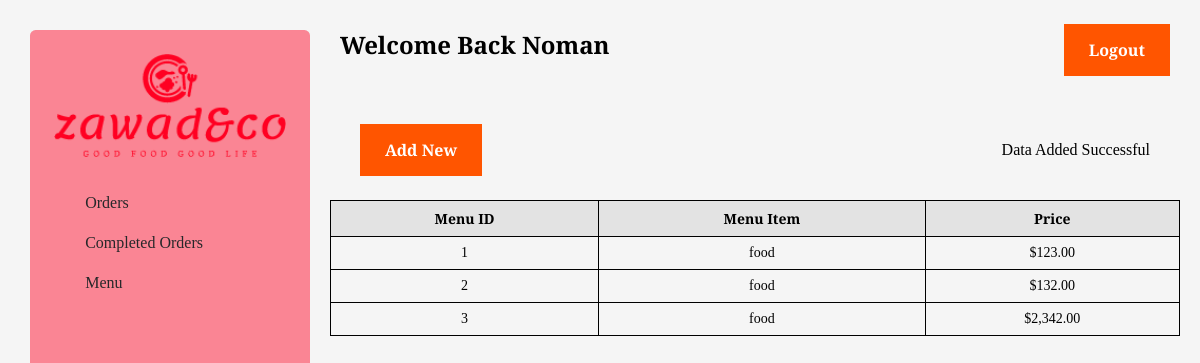
The page /menu.php (signed in) on the database as committed earlier.
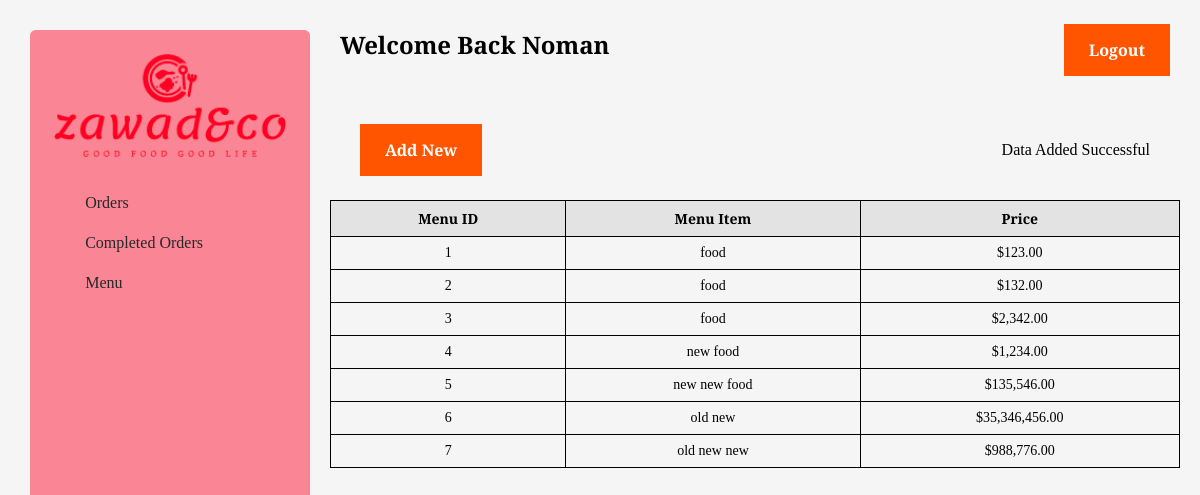
The same page on the database as committed later.
### tables this page shows
CREATE TABLE `menu` (
  `menu_id` int(11) NOT NULL,
  `menu_name` varchar(255) NOT NULL,
  `menu_price` int(10) NOT NULL,
  `menu_disc` varchar(255) NOT NULL
);

### menu.php (the view, shortened to what this page needs)
<?php
include_once('./connect.php');
include("./assets/sections/dashboard-header.php");
$query = "SELECT * FROM menu";
$result = mysqli_query($conn, $query);
?>
<div class="dashboard-header">
    <button onclick="redirectToMenuPage()" class="btn">Add New</button>
    <p class="database-message"> Data Added Successful</p>
</div>
<table class="dashboard-table">
    <thead>
        <tr>
            <th>Menu ID</th>
            <th>Menu Item</th>
            <th>Price</th>
        </tr>
    </thead>
    <tbody>
        <?php
        while ($row = mysqli_fetch_assoc($result)) {
            $menu_id = $row['menu_id'];
            $menu_name = $row['menu_name'];
            $menu_price = $row['menu_price'];
        ?>
            <tr>
                <td><?= $menu_id ?></td>
                <td><?= $menu_name ?></td>
                <td>$<?= number_format($menu_price, 2) ?></td>
            </tr>
        <?php
        }
        ?>
    </tbody>
</table>
<?php include("./assets/sections/dashboard-footer.php"); ?>

### assets/sections/dashboard-header.php (shortened to what this page needs)
<!DOCTYPE html>
<html lang="en">
<head>
    <link rel="stylesheet" href="./assets/css/styles.css" />
</head>
<body>
    <div class="dashboard-container">
        <div class="dashboard-main">
            <div class="sidebar-wrapper">
                <div class="sidebar">
                    <div class="sidebar-head">
                        <img src="./assets/images/logo.png" alt="" class="logo">
                    </div>
                    <div class="sidebar-content">
                        <div class="menu-wrapper">
                            <ul class="vertical-menu">
                                <li class="menu-link"><a href="./dashboard.php">Orders</a></li>
                                <li class="menu-link"><a href="./complete-order.php">Completed Orders</a></li>
                                <li class="menu-link"><a href="./menu.php">Menu</a></li>
                            </ul>
                        </div>
                    </div>
                </div>
            </div>
            <div class="dashboard-content">
                <div class="dashboard-contant-wrapper">
                    <div class="dashboard-header">
                            <h3>Welcome Back <?= $_SESSION["stuff_name"] ?></h3>
                            <button class="btn"><a href="login.html">Logout</a></button>
                    </div>
                    <div class="dashboard-inner">

### assets/sections/dashboard-footer.php (shortened to what this page needs)
</div>
</div>
</div>
</div>
</div>
</body>
</html>

### assets/css/styles.css (style rules this page uses)
:root { --primary-font: "Bitter", serif; --accent-font: "Pacifico", cursive; --red: #ff0022; --orange: #ff5500; --text: #27272a; --heading: #1d1d1f; }
body { margin: 0 auto; position: relative; }
h3 { font-family: var(--primary-font); font-size: 25px; font-weight: 700; line-height: 26.5px; margin: 0 0 10px; }
p { font-family: var(--primary-font); font-size: 16px; line-height: 20.4px; font-weight: 400; }
a { font: inherit; text-decoration: none; color: inherit; }
.logo { width: 200px; height: auto; }
.btn { font-family: var(--primary-font); font-weight: 600; font-size: 16px; padding: 15px 25px; background-color: #ff5500; outline: none; border: 0; color: white; }
.dashboard-container { background-color: #f5f5f5; display: flex; min-height: 100vh; flex-direction: column; margin: 0; }
.dashboard-main { flex: 1; display: flex; z-index: 8; position: relative; }
.sidebar-wrapper { position: fixed; left: 30px; top: 30px; height: calc(100% - 60px); z-index: 12; }
.sidebar { width: 280px; z-index: 11; overflow: hidden; min-width: 280px; position: relative; flex: 0 0 280px; transition: all 0.2s; background-color: #ff002275; border-radius: 0.35rem; height: 100%; }
.sidebar-head { min-width: 45px; display: flex; align-items: center; padding: 1.5rem; }
.sidebar-head .logo { width: 100%; height: auto; }
.sidebar-content .menu-wrapper { padding: 2px 1.5rem calc((1.5rem) + 70px); }
.sidebar-content .vertical-menu { list-style-type: none; display: flex; flex-direction: column; margin: 0; padding: 0; }
.sidebar-content .vertical-menu li a { display: block; line-height: 2.5rem; height: 2.5rem; padding: 0 1.5rem 0 1.95rem; position: relative; border-radius: 0.35rem; color: #27272a; white-space: nowrap; transition: all 0.2s; }
.dashboard-content { flex: 1; flex-direction: column; display: flex; z-index: 9; padding: 0 0 0 calc((30px) + 280px); }
.dashboard-contant-wrapper { padding: 0; flex: 1; }
.dashboard-header { display: flex; align-items: center; justify-content: space-between; z-index: 10; height: 100px; padding: 0 30px; }
.dashboard-inner { padding: 0 20px; }
.dashboard-table { border-collapse: collapse; width: 100%; font-family: var(--primary-font); font-size: 14px; }
.dashboard-table th, .dashboard-table td { border: 1px solid black; padding: 8px; text-align: center; }
.dashboard-table th { background-color: #e3e3e3; }
.dashboard-header { display: flex; }
.dashboard-header h3 { font-family: var(--primary-font); font-size: 24px; font-weight: 600; text-transform: capitalize; }

Rows that differ between the two databases and show on the page:
added menu: menu_id "4", menu_name "new food", menu_price "1,234.00"
added menu: menu_id "5", menu_name "new new food", menu_price "135,546.00"
added menu: menu_id "6", menu_name "old new", menu_price "35,346,456.00"
added menu: menu_id "7", menu_name "old new new", menu_price "988,776.00"
